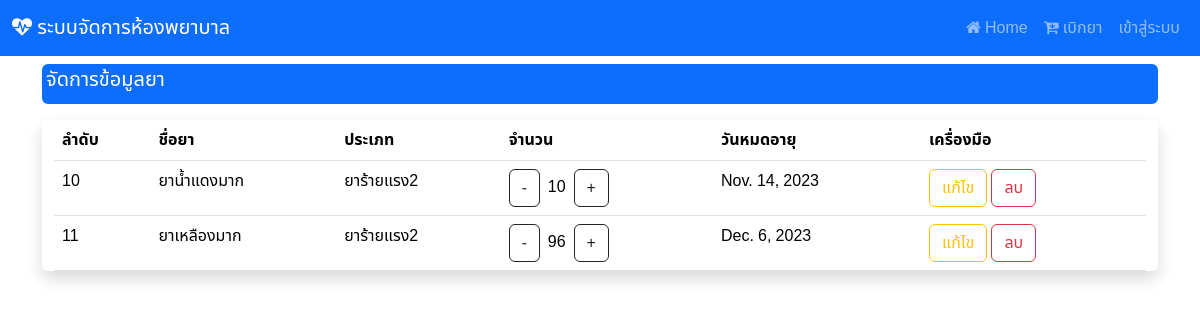
Page /manage_drug on the earlier database version.
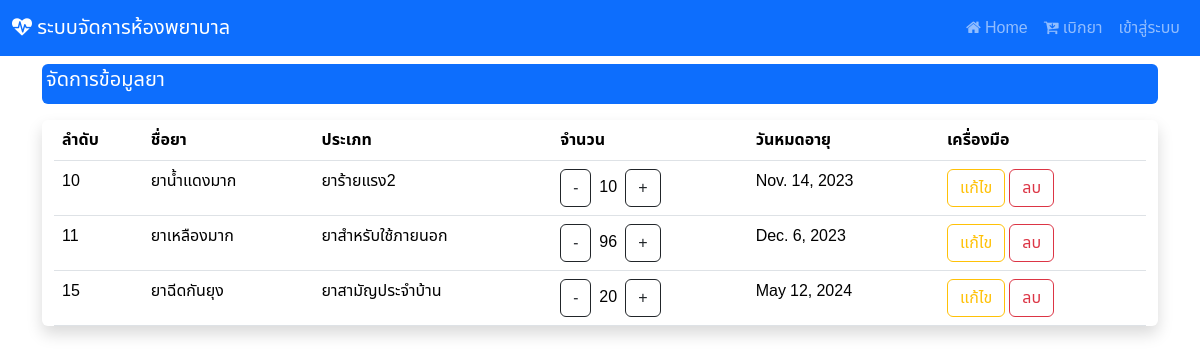
Same page on the later database version.
### hospital_app/models.py (models this page shows, shortened)
class drug(models.Model):
    drug_id = models.AutoField(primary_key=True)
    drug_name = models.CharField(max_length=255)
    drug_type = models.ForeignKey(d_type, on_delete=models.CASCADE)
    drug_qty = models.IntegerField()
    drug_exp = models.DateField()

class d_type(models.Model):
    type_id = models.AutoField(primary_key=True)
    type_name = models.CharField(max_length=255)
    def __str__(self):
        return f"{self.type_name}"

### hospital_app/views.py (the view)
# urls.py: path('manage_drug',views.manage_drug),
def manage_drug(request):
    show_drug = drug.objects.all()
    context  = {"drug" : show_drug}
    return render(request,'edit_drug.html',context)

### hospital_app/templates/edit_drug.html (shortened to what this page needs)
{% extends "base.html" %}
{% block content %}
<div class="mt-2 p-1 bg-primary text-white rounded">
    <h5>จัดการข้อมูลยา</h5>
  </div>
<div class="container-fluid my-3 justify-content-center align-items-center shadow rounded">
<table class="table table-responsive">
    <thead>
        <tr>
            <th><div class="col d-none d-sm-block">
              ลำดับ
            </div></th>
            <th>ชื่อยา</th>
            <th>ประเภท</th>
            <th>จำนวน</th>
            <th>
              <div class="col d-none d-sm-block">
                วันหมดอายุ
              </div>
            </th>
            <th>เครื่องมือ</th>
        </tr>
    </thead>
    <tbody>
        {% for i in drug %}
        <tr>
            <td>{{i.drug_id}}</td>
            <td>{{i.drug_name}}</td>
            <td>{{i.drug_type}}</td>
            <td><a class="btn btn-outline-dark me-2" href="decrease_drug/{{i.drug_id}}">-</a>{{i.drug_qty}}<a class="btn btn-outline-dark ms-2" href="increase_drug/{{i.drug_id}}">+</a></td>
            <td>{{i.drug_exp}}</td>
            <td> {% comment %} ปุ่มแก้ไข และ ลบ จะกลายเป็นไอคอนไม่จอลดขนาดลง {% endcomment %}
              <div class="col d-none d-sm-block">
                <a href="edit/{{i.drug_id}}" class="btn btn-outline-warning">แก้ไข<a/>
                  <a href="#" class="btn btn-outline-danger" data-bs-toggle="modal"
                  data-bs-target="#deleteConfirmationModal"
                  onclick="setDeleteUrl('delete/{{i.drug_id}}')">
                  ลบ
                    </a>
              </div>
              </td>{% comment %} ปุ่มแก้ไข และ ลบ จะกลายเป็นไอคอนไม่จอลดขนาดลง {% endcomment %}
        </tr>
        {% endfor %}
    </tbody>
</div>
{% endblock  %}

### hospital_app/templates/base.html (shortened to what this page needs)
<!DOCTYPE html>
<html>
  <head>
    {% load bootstrap5 %} {% bootstrap_css %} {% bootstrap_javascript %}
    <link rel="stylesheet" href="path/to/font-awesome/css/font-awesome.min.css">
    <link
      href="https://maxcdn.bootstrapcdn.com/font-awesome/4.7.0/css/font-awesome.min.css"
      rel="stylesheet"
    />
  </head>
  <body>
    <nav class="navbar navbar-expand-lg navbar-dark bg-primary">
      <div class="container-fluid">
        <a class="navbar-brand" href="/"><i class="fa fa-heartbeat" aria-hidden="true"></i>
        ระบบจัดการห้องพยาบาล
        </a>
        <div class="collapse navbar-collapse" id="navbarNav">
          <ul class="navbar-nav ms-auto">
            <li class="nav-item">
              <a class="nav-link" href="/">
                <i class="fa fa-home" aria-hidden="true"></i>
                Home</a>
            </li>
            <li class="nav-item">
              <a class="nav-link" href="/buy_drug">
                <i class="fa fa-cart-arrow-down" aria-hidden="true"></i>
                เบิกยา</a>
            </li>
            {% if user.is_authenticated %}
            <li class="nav-item">
              <a class="nav-link" href="logout">ออกจากระบบ</a>
            </li>
            {% else %}
            <li class="nav-item">
              <a class="nav-link" href="/login">เข้าสู่ระบบ</a>
            </li>
            {% endif %}
          </ul>
        </div>
      </div>
    </nav>
    <div class="container">
      {% block content%}
      {% endblock %}
    </div>
  </body>
</html>

### hospital_app/templates/base.html (style rules this page uses)
body { font-family: "Noto Sans Thai", sans-serif; }

Differences in the rows shown:
changed drug "ยาเหลืองมาก": drug_type "ยาร้ายแรง2" → "ยาสำหรับใช้ภายนอก"
added drug: drug_id "15", drug_name "ยาฉีดกันยุง", drug_type "ยาสามัญประจำบ้าน", drug_qty "20", drug_exp "May 12, 2024"
